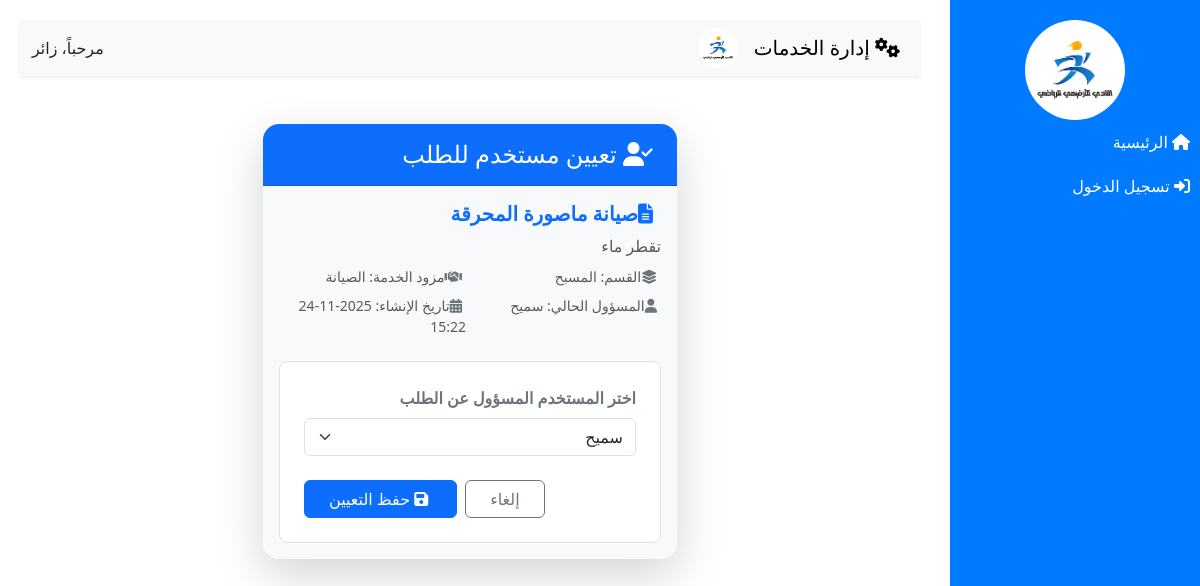
Screenshot of /assign_to_user/102/ with the database file from the repository.
### app1/models.py (models this page shows, shortened)
class ServiceRequest(models.Model):
    title = models.CharField(max_length=100)
    description = models.TextField()
    section = models.ForeignKey(Section, on_delete=models.CASCADE)
    service_provider = models.ForeignKey(ServiceProvider, on_delete=models.CASCADE)
    status = models.CharField(max_length=100, choices=[('pending', 'قيد الانتظار'), ('in_progress', 'قيد التنفيذ'), ('under_review', 'قيد المراجعة'), ('completed', 'مكتمل')], default='pending')
    created_at = models.DateTimeField(auto_now_add=True)
    updated_at = models.DateTimeField(auto_now=True)
    created_by = models.ForeignKey(User, on_delete=models.CASCADE, related_name='created_by')
    updated_by = models.ForeignKey(User, on_delete=models.CASCADE, related_name='updated_by')
    assigned_to = models.ForeignKey(User, on_delete=models.CASCADE, related_name='assigned_to', null=True, blank=True)

class Section(models.Model):
    name = models.CharField(max_length=100)
    manager  = models.ManyToManyField(User)
    def __str__(self):
        return self.name

class ServiceProvider(models.Model):
    name = models.CharField(max_length=100)
    manager = models.ManyToManyField(User)
    def __str__(self):
        return self.name

### app1/views.py (the view, shortened to what this page needs)
# urls.py: path('assign_to_user/<int:id>/', views.assign_to_user, name='assign_to_user'),
def assign_to_user(request, id):
    service_request = ServiceRequest.objects.get(id=id)
    users = User.objects.all()
    context = {
        'service_request': service_request,
        'users': users
    }
    return render(request, 'write/assign_to_user.html', context)

### app1/templates/write/assign_to_user.html (shortened to what this page needs)
{% extends 'base.html' %}
{% load static %}
{% block content %}
<div class="container my-5" dir="rtl">
  <div class="row justify-content-center">
    <div class="col-lg-8 col-xl-6">
      <div class="card shadow-lg border-0 rounded-4">
        <div class="card-header bg-primary text-white rounded-top-4 py-3">
          <h4 class="mb-0">
            <i class="fas fa-user-check ms-2"></i>
            تعيين مستخدم للطلب
          </h4>
        </div>
        <div class="card-body bg-light rounded-bottom-4">
          <div class="mb-4">
            <h5 class="text-primary fw-bold"><i class="fas fa-file-alt ms-2"></i>{{ service_request.title }}</h5>
            <p class="text-muted mb-2">{{ service_request.description }}</p>
            <div class="row g-2 text-muted small">
              <div class="col-6"><i class="fas fa-layer-group ms-1 text-secondary"></i>القسم: {{ service_request.section }}</div>
              <div class="col-6"><i class="fas fa-handshake ms-1 text-secondary"></i>مزود الخدمة: {{ service_request.service_provider }}</div>
              <div class="col-6"><i class="fas fa-user ms-1 text-secondary"></i>المسؤول الحالي: {{ service_request.assigned_to|default:"غير معيّن" }}</div>
              <div class="col-6"><i class="fas fa-calendar-alt ms-1 text-secondary"></i>تاريخ الإنشاء: {{ service_request.created_at|date:"Y-m-d H:i" }}</div>
            </div>
          </div>
          <form method="post" class="bg-white border rounded-3 p-4">
            <div class="mb-4">
              <label for="user_id" class="form-label fw-semibold text-secondary">
                اختر المستخدم المسؤول عن الطلب
              </label>
              <select class="form-select" id="user_id" name="user_id" required>
                {% for user in users %}
                  <option value="{{ user.id }}" {% if service_request.assigned_to_id == user.id %}selected{% endif %}>
                    {{ user.get_full_name|default:user.username }}
                  </option>
                {% endfor %}
              </select>
            </div>
            <div class="d-flex justify-content-end gap-2">
              <a href="{% url 'request_detail' service_request.id %}" class="btn btn-outline-secondary px-4">
                إلغاء
              </a>
              <button type="submit" class="btn btn-primary px-4">
                <i class="fas fa-save ms-1"></i>
                حفظ التعيين
              </button>
            </div>
          </form>
        </div>
      </div>
    </div>
  </div>
</div>
{% endblock %}

### rows the page displays
ServiceRequest: title "صيانة ماصورة المحرقة", description "تقطر ماء", section "المسبح", service_provider "الصيانة", assigned_to "سميح", created_at "2025-11-24 15:22", user_id "سميح"
